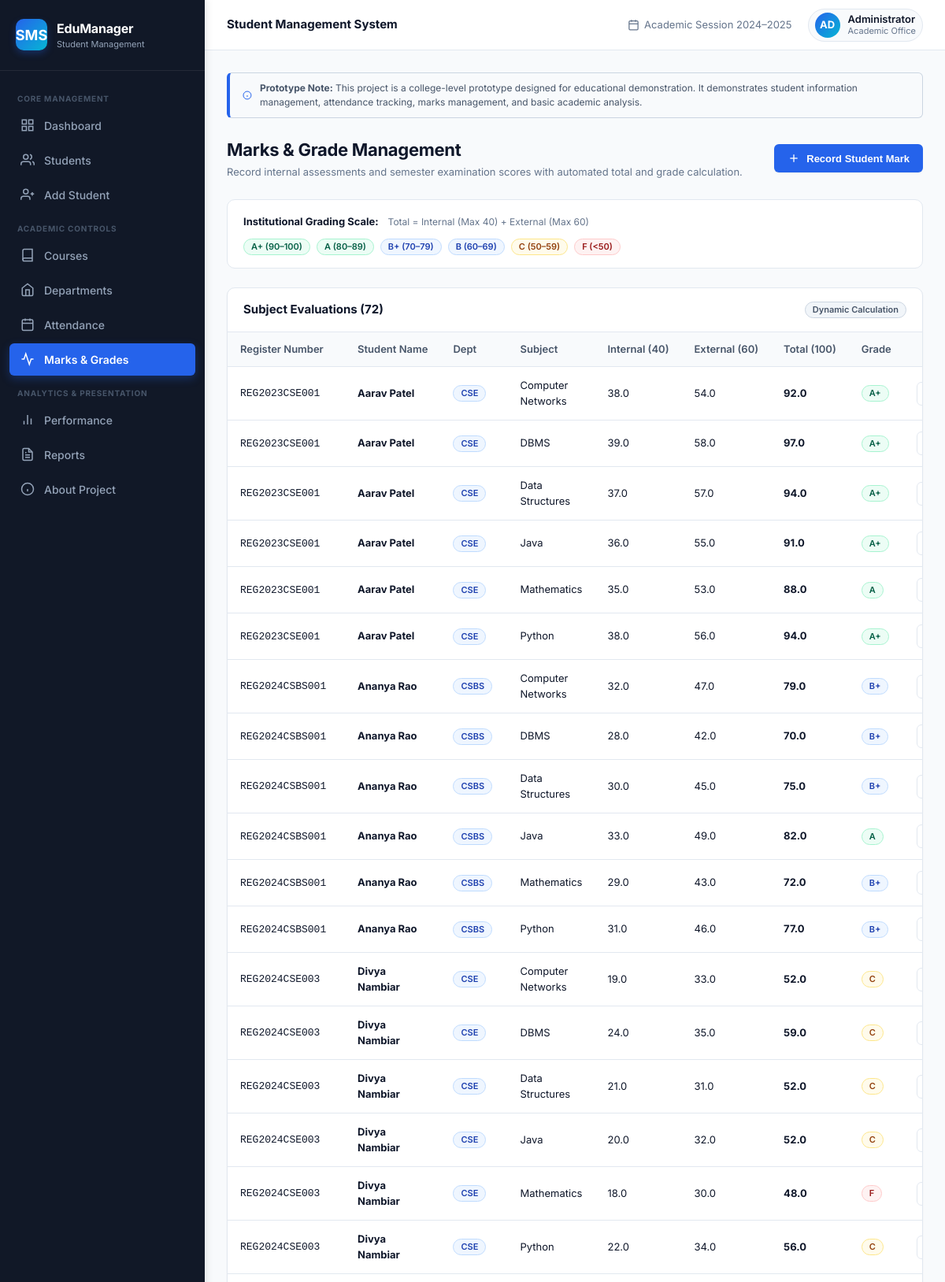
The page /marks (upper part) on the database its author committed.
### tables this page shows
CREATE TABLE marks (
            id INTEGER PRIMARY KEY AUTOINCREMENT,
            student_id INTEGER NOT NULL,
            subject TEXT NOT NULL,
            internal_mark REAL NOT NULL,
            external_mark REAL NOT NULL,
            total REAL NOT NULL,
            grade TEXT NOT NULL,
            UNIQUE(student_id, subject),
            FOREIGN KEY (student_id) REFERENCES students(id) ON DELETE CASCADE
        );

CREATE TABLE students (
            id INTEGER PRIMARY KEY AUTOINCREMENT,
            name TEXT NOT NULL,
            register_number TEXT NOT NULL UNIQUE,
            email TEXT NOT NULL,
            phone TEXT NOT NULL,
            gender TEXT NOT NULL,
            dob TEXT NOT NULL,
            department_id INTEGER NOT NULL,
            course_id INTEGER NOT NULL,
            year INTEGER NOT NULL,
            section TEXT NOT NULL,
            admission_year INTEGER NOT NULL,
            address TEXT NOT NULL,
            created_at TIMESTAMP DEFAULT CURRENT_TIMESTAMP,
            FOREIGN KEY (department_id) REFERENCES departments(id) ON DELETE RESTRICT,
            FOREIGN KEY (course_id) REFERENCES courses(id) ON DELETE RESTRICT
        );

CREATE TABLE departments (
            id INTEGER PRIMARY KEY AUTOINCREMENT,
            name TEXT NOT NULL UNIQUE,
            code TEXT NOT NULL UNIQUE,
            hod TEXT NOT NULL
        );

### app.py (the view)
@app.route("/marks")
def marks_view():
    marks_list = get_all_marks()
    students = get_all_students()
    return render_template("marks.html", active_page="marks", marks_list=marks_list, students=students)

### database.py (called while the page is built)
def get_db_connection():
    if not os.path.exists(DB_DIR):
        os.makedirs(DB_DIR, exist_ok=True)
    conn = sqlite3.connect(DB_PATH)
    conn.row_factory = sqlite3.Row
    conn.execute("PRAGMA foreign_keys = ON")
    return conn

def calculate_student_status(attendance_percentage, avg_mark, failed_subjects_count):
    att = float(attendance_percentage or 0)
    avg = float(avg_mark or 0)
    failed = int(failed_subjects_count or 0)
    if att < 60 and failed > 0:
        return "At Risk"
    elif att < 75 or avg < 60:
        return "Needs Attention"
    elif avg >= 75 and att >= 75:
        return "Excellent"
    else:
        return "Good"

def get_all_marks():
    conn = get_db_connection()
    rows = conn.execute("""
        SELECT
            m.*,
            s.name as student_name,
            s.register_number,
            d.code as department_code
        FROM marks m
        JOIN students s ON m.student_id = s.id
        JOIN departments d ON s.department_id = d.id
        ORDER BY s.name ASC, m.subject ASC
    """).fetchall()
    conn.close()
    return [dict(r) for r in rows]

### templates/marks.html (shortened to what this page needs)
{% extends "base.html" %}
{% block content %}
<div class="page-header">
    <div>
        <h2 class="page-title">Marks & Grade Management</h2>
        <p class="page-subtitle">Record internal assessments and semester examination scores with automated total and grade calculation.</p>
    </div>
    <div class="header-actions">
        <button type="button" class="btn btn-primary" onclick="openNewMarksModal()">
            <svg width="16" height="16" viewBox="0 0 24 24" fill="none" stroke="currentColor" stroke-width="2"><line x1="12" y1="5" x2="12" y2="19"></line><line x1="5" y1="12" x2="19" y2="12"></line></svg>
            <span>Record Student Mark</span>
        </button>
    </div>
</div>
<div style="background: var(--card-bg); border: 1px solid var(--border-color); border-radius: var(--radius-md); padding: 16px 20px; margin-bottom: 24px; display: flex; align-items: center; justify-content: space-between; flex-wrap: wrap; gap: 12px;">
    <div>
        <strong style="font-size: 13px;">Institutional Grading Scale:</strong>
        <span style="font-size: 12px; color: var(--text-muted); margin-left: 8px;">Total = Internal (Max 40) + External (Max 60)</span>
    </div>
    <div style="display: flex; gap: 8px; flex-wrap: wrap;">
        <span class="badge badge-success">A+ (90–100)</span>
        <span class="badge badge-success">A (80–89)</span>
        <span class="badge badge-info">B+ (70–79)</span>
        <span class="badge badge-info">B (60–69)</span>
        <span class="badge badge-warning">C (50–59)</span>
        <span class="badge badge-danger">F (&lt;50)</span>
    </div>
</div>
<div class="table-card">
    <div class="table-card-header">
        <h3 class="table-card-title">Subject Evaluations ({{ marks_list|length }})</h3>
        <span class="badge badge-secondary">Dynamic Calculation</span>
    </div>
    <div class="table-responsive">
        <table class="data-table">
            <thead>
                <tr>
                    <th>Register Number</th>
                    <th>Student Name</th>
                    <th>Dept</th>
                    <th>Subject</th>
                    <th>Internal (40)</th>
                    <th>External (60)</th>
                    <th>Total (100)</th>
                    <th>Grade</th>
                    <th style="text-align: right;">Action</th>
                </tr>
            </thead>
            <tbody>
                {% if marks_list %}
                    {% for m in marks_list %}
                        <tr>
                            <td><code>{{ m.register_number }}</code></td>
                            <td><strong>{{ m.student_name }}</strong></td>
                            <td><span class="badge badge-info">{{ m.department_code }}</span></td>
                            <td>{{ m.subject }}</td>
                            <td>{{ m.internal_mark }}</td>
                            <td>{{ m.external_mark }}</td>
                            <td><strong>{{ m.total }}</strong></td>
                            <td>
                                {% if m.grade in ['A+', 'A'] %}
                                    <span class="badge badge-success">{{ m.grade }}</span>
                                {% elif m.grade in ['B+', 'B'] %}
                                    <span class="badge badge-info">{{ m.grade }}</span>
                                {% elif m.grade == 'C' %}
                                    <span class="badge badge-warning">{{ m.grade }}</span>
                                {% else %}
                                    <span class="badge badge-danger">{{ m.grade }}</span>
                                {% endif %}
                            </td>
                            <td style="text-align: right;">
                                <div class="action-buttons" style="justify-content: flex-end;">
                                    <button type="button" class="icon-btn" title="Edit Mark" onclick="openMarksModal({{ m.student_id }}, '{{ m.student_name|escape }}', '{{ m.subject|escape }}', {{ m.internal_mark }}, {{ m.external_mark }})">
                                    </button>
                                </div>
                            </td>
                        </tr>
                    {% endfor %}
                {% else %}
                    <tr>
                        <td colspan="9" style="text-align: center; color: var(--text-muted); padding: 24px;">No marks recorded yet.</td>
                    </tr>
                {% endif %}
            </tbody>
        </table>
    </div>
</div>
{% endblock %}

### static/css/style.css (style rules this page uses)
:root { --primary-dark: #0f172a; --sidebar-bg: #111827; --sidebar-hover: #1f2937; --sidebar-active: #2563eb; --sidebar-text: #94a3b8; --sidebar-text-active: #ffffff; --brand-blue: #2563eb; --brand-blue-hover: #1d4ed8; --brand-cyan: #06b6d4; --brand-indigo: #4f46e5; --bg-main: #f8fafc; --card-bg: #ffffff; --border-color: #e2e8f0; --border-focus: #3b82f6; --text-primary: #0f172a; --text-secondary: #475569; --text-muted: #64748b; --text-light: #94a3b8; --success: #10b981; --success-bg: #ecfdf5; --success-text: #065f46; --success-border: #a7f3d0; --warning: #f59e0b; --warning-bg: #fffbeb; --warning-text: #92400e; --warning-border: #fde68a; --danger: #ef4444; --danger-bg: #fef2f2; --danger-text: #991b1b; --danger-border: #fecaca; --info: #3b82f6; --info-bg: #eff6ff; --info-text: #1e40af; --info-border: #bfdbfe; --shadow-sm: 0 1px 2px 0 rgb(0 0 0 / 0.05); --shadow-md: 0 4px 6px -1px rgb(0 0 0 / 0.07), 0 2px 4px -2px rgb(0 0 0 / 0.05); --shadow-lg: 0 10px 15px -3px rgb(0 0 0 / 0.08), 0 4px 6px -4px rgb(0 0 0 / 0.05); --radius-sm: 6px; --radius-md: 10px; --radius-lg: 14px; --transition: all 0.2s cubic-bezier(0.4, 0, 0.2, 1); }
*, *::before, *::after { box-sizing: border-box; margin: 0; padding: 0; }
body { font-family: 'Inter', -apple-system, BlinkMacSystemFont, 'Segoe UI', Roboto, sans-serif; background-color: var(--bg-main); color: var(--text-primary); line-height: 1.5; font-size: 14px; min-height: 100vh; display: flex; }
.page-header { display: flex; align-items: center; justify-content: space-between; margin-bottom: 24px; flex-wrap: wrap; gap: 16px; }
.page-title { font-size: 22px; font-weight: 700; color: var(--text-primary); letter-spacing: -0.3px; }
.page-subtitle { font-size: 13px; color: var(--text-muted); margin-top: 2px; }
.header-actions { display: flex; align-items: center; gap: 12px; }
.btn { display: inline-flex; align-items: center; justify-content: center; gap: 8px; padding: 9px 16px; font-size: 13px; font-weight: 600; border-radius: var(--radius-sm); border: 1px solid transparent; cursor: pointer; transition: var(--transition); text-decoration: none; }
.btn-primary { background-color: var(--brand-blue); color: #ffffff; box-shadow: var(--shadow-sm); }
.table-card { background-color: var(--card-bg); border: 1px solid var(--border-color); border-radius: var(--radius-md); box-shadow: var(--shadow-sm); overflow: hidden; margin-bottom: 24px; }
.table-card-header { padding: 16px 20px; border-bottom: 1px solid var(--border-color); display: flex; align-items: center; justify-content: space-between; flex-wrap: wrap; gap: 12px; }
.table-card-title { font-size: 15px; font-weight: 700; }
.table-responsive { width: 100%; overflow-x: auto; }
.data-table { width: 100%; border-collapse: collapse; text-align: left; font-size: 13px; }
.data-table th { background-color: #f8fafc; padding: 12px 16px; font-weight: 600; color: var(--text-secondary); border-bottom: 1px solid var(--border-color); white-space: nowrap; }
.data-table td { padding: 14px 16px; border-bottom: 1px solid var(--border-color); color: var(--text-primary); vertical-align: middle; }
.badge { display: inline-flex; align-items: center; gap: 5px; padding: 3px 9px; border-radius: 20px; font-size: 11px; font-weight: 600; line-height: 1.2; }
.badge-success { background-color: var(--success-bg); color: var(--success-text); border: 1px solid var(--success-border); }
.badge-warning { background-color: var(--warning-bg); color: var(--warning-text); border: 1px solid var(--warning-border); }
.badge-danger { background-color: var(--danger-bg); color: var(--danger-text); border: 1px solid var(--danger-border); }
.badge-info { background-color: var(--info-bg); color: var(--info-text); border: 1px solid var(--info-border); }
.badge-secondary { background-color: #f1f5f9; color: #475569; border: 1px solid #cbd5e1; }
.action-buttons { display: flex; align-items: center; gap: 6px; }
.icon-btn { width: 30px; height: 30px; border-radius: var(--radius-sm); display: inline-flex; align-items: center; justify-content: center; border: 1px solid var(--border-color); background: #ffffff; color: var(--text-secondary); cursor: pointer; transition: var(--transition); }

### rows shown on the page
marks: register_number "REG2023CSE001", student_name "Aarav Patel", department_code "CSE", subject "Computer Networks", internal_mark "38.0", external_mark "54.0", total "92.0", grade "A+"
marks: register_number "REG2023CSE001", student_name "Aarav Patel", department_code "CSE", subject "DBMS", internal_mark "39.0", external_mark "58.0", total "97.0", grade "A+"
marks: register_number "REG2023CSE001", student_name "Aarav Patel", department_code "CSE", subject "Data Structures", internal_mark "37.0", external_mark "57.0", total "94.0", grade "A+"
marks: register_number "REG2023CSE001", student_name "Aarav Patel", department_code "CSE", subject "Java", internal_mark "36.0", external_mark "55.0", total "91.0", grade "A+"
marks: register_number "REG2023CSE001", student_name "Aarav Patel", department_code "CSE", subject "Mathematics", internal_mark "35.0", external_mark "53.0", total "88.0", grade "A"
marks: register_number "REG2023CSE001", student_name "Aarav Patel", department_code "CSE", subject "Python", internal_mark "38.0", external_mark "56.0", total "94.0", grade "A+"
marks: register_number "REG2024CSBS001", student_name "Ananya Rao", department_code "CSBS", subject "Computer Networks", internal_mark "32.0", external_mark "47.0", total "79.0", grade "B+"
marks: register_number "REG2024CSBS001", student_name "Ananya Rao", department_code "CSBS", subject "DBMS", internal_mark "28.0", external_mark "42.0", total "70.0", grade "B+"
marks: register_number "REG2024CSBS001", student_name "Ananya Rao", department_code "CSBS", subject "Data Structures", internal_mark "30.0", external_mark "45.0", total "75.0", grade "B+"
marks: register_number "REG2024CSBS001", student_name "Ananya Rao", department_code "CSBS", subject "Java", internal_mark "33.0", external_mark "49.0", total "82.0", grade "A"
marks: register_number "REG2024CSBS001", student_name "Ananya Rao", department_code "CSBS", subject "Mathematics", internal_mark "29.0", external_mark "43.0", total "72.0", grade "B+"
marks: register_number "REG2024CSBS001", student_name "Ananya Rao", department_code "CSBS", subject "Python", internal_mark "31.0", external_mark "46.0", total "77.0", grade "B+"
marks: register_number "REG2024CSE003", student_name "Divya Nambiar", department_code "CSE", subject "Computer Networks", internal_mark "19.0", external_mark "33.0", total "52.0", grade "C"
marks: register_number "REG2024CSE003", student_name "Divya Nambiar", department_code "CSE", subject "DBMS", internal_mark "24.0", external_mark "35.0", total "59.0", grade "C"
marks: register_number "REG2024CSE003", student_name "Divya Nambiar", department_code "CSE", subject "Data Structures", internal_mark "21.0", external_mark "31.0", total "52.0", grade "C"
marks: register_number "REG2024CSE003", student_name "Divya Nambiar", department_code "CSE", subject "Java", internal_mark "20.0", external_mark "32.0", total "52.0", grade "C"
marks: register_number "REG2024CSE003", student_name "Divya Nambiar", department_code "CSE", subject "Mathematics", internal_mark "18.0", external_mark "30.0", total "48.0", grade "F"
marks: register_number "REG2024CSE003", student_name "Divya Nambiar", department_code "CSE", subject "Python", internal_mark "22.0", external_mark "34.0", total "56.0", grade "C"

### other values the page prints
{{ marks_list|length }} "72"
